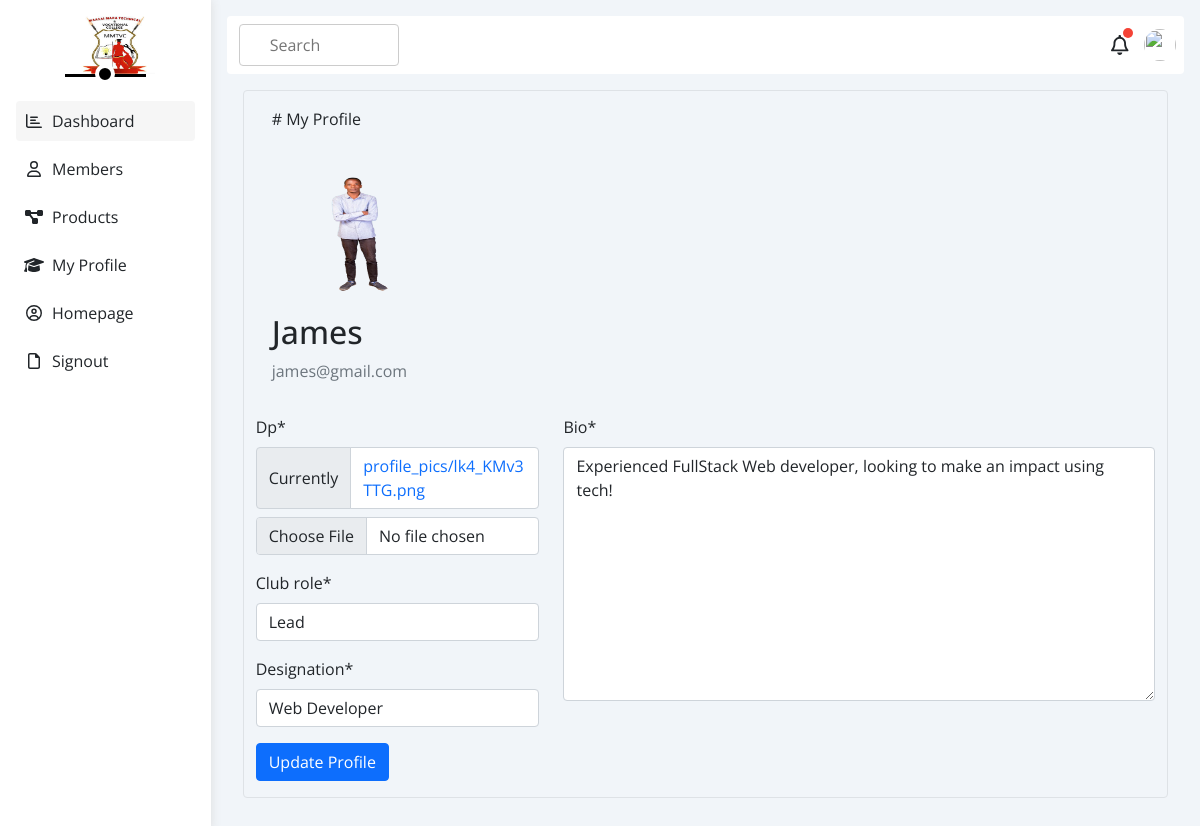
The app's page /update_profile/ (signed in) with its own data.
### accounts/models.py (models this page shows, shortened)
class CustomUser(AbstractUser):
    role = [
        ('admin', 'Admin'),
        ('member', 'Member'),
    ]
    username = None
    email = models.EmailField(unique=True)
    full_names = models.CharField(max_length=100, blank=True)
    user_type = models.CharField(max_length=20, choices=role, default='Member')
    date_joined = models.DateField(auto_now_add=True)
    USERNAME_FIELD = 'email'
    REQUIRED_FIELDS = ['full_names', ]
    objects = CustomUserManager()

class Profile(models.Model):
    user = models.OneToOneField(settings.AUTH_USER_MODEL, on_delete=models.CASCADE)
    dp = models.ImageField(default='coding.jpeg', upload_to='profile_pics')
    club_role = models.CharField(max_length=100)
    designation = models.CharField(max_length=100)
    bio = models.TextField()

### main/views.py (the view)
# urls.py: path('update_profile/', views.update_profile, name='update_profile'),
@login_required()
def update_profile(request):
    if request.method == 'POST':
        form = ProfileUpdateForm(request.POST, request.FILES, instance=request.user.profile)
        if form.is_valid():
            try:
                form.save()
                messages.success(request, 'Successfully updated profile!')
                return redirect('my_profile')
            except Exception as e:
                messages.error(request, 'There was an error updating your profile. Please try again later.')
        else:
            messages.error(request, 'There were issues with the form submission. Please correct the errors and try again.')
    else:
        form = ProfileUpdateForm(instance=request.user.profile)
    context = {
        'form': form,
    }
    return render(request, 'members/update_profile.html', context)

### accounts/forms.py
class ProfileUpdateForm(forms.ModelForm):
    class Meta:
        model = Profile
        fields = ['dp', 'club_role', 'bio', 'designation', ]
    def __init__(self, *args, **kwargs):
        super(ProfileUpdateForm, self).__init__(*args, **kwargs)
        self.helper = FormHelper(self)
        self.helper.layout = Layout(
            Row(
                Column('dp', 'club_role', 'designation', css_class='col-md-4'),
                Column('bio', css_class='col-md-8'),
            ),
            Submit('submit', u'Update Profile', css_class='btn btn-primary mb-3'),
        )

### main/templates/members/update_profile.html (shortened to what this page needs)
{% extends '../members_dashboard.html' %}
{% load crispy_forms_tags %}
{% load crispy_forms_filters %}
{% block content %}
<div class="p-3">
  <div class="container border rounded">
    <div class="col-md-8 p-3">
      <p># My Profile </p>
      <img class="rounded-circle account-img p-2 m-2" src="{{ user.profile.dp.url }}"
        style="width: 150px; height: 150px;" />
      <div class="media-body">
        <h2 class="account-heading"> {{ user.full_names }}</h2>
        <p class="text-secondary">{{ user.email }}</p>
      </div>
    </div>
    <form method="POST" enctype="multipart/form-data">
      {% crispy form %}
    </form>
  </div>
</div>
{% endblock content %}

### static/css/index.css (style rules this page uses)
a { cursor: pointer; }

### static/css/main.css (style rules this page uses)
:root { --blue-color: #0075ff; --blue-alt-color: #0d69d5; --orange-color: #f59e0b; --green-color: #22c55e; --red-color: #f44336; --gray-color: #888; }
* { box-sizing: border-box; }
body { font-family: 'Open Sans', sans-serif; }
a { text-decoration: none; }

### records on screen
CustomUser: profile.dp (picture), full_names "James", email "james@gmail.com"
Profile: club_role "Lead", designation "Web Developer", bio "Experienced FullStack Web developer, looking to make an impact using tech!"
